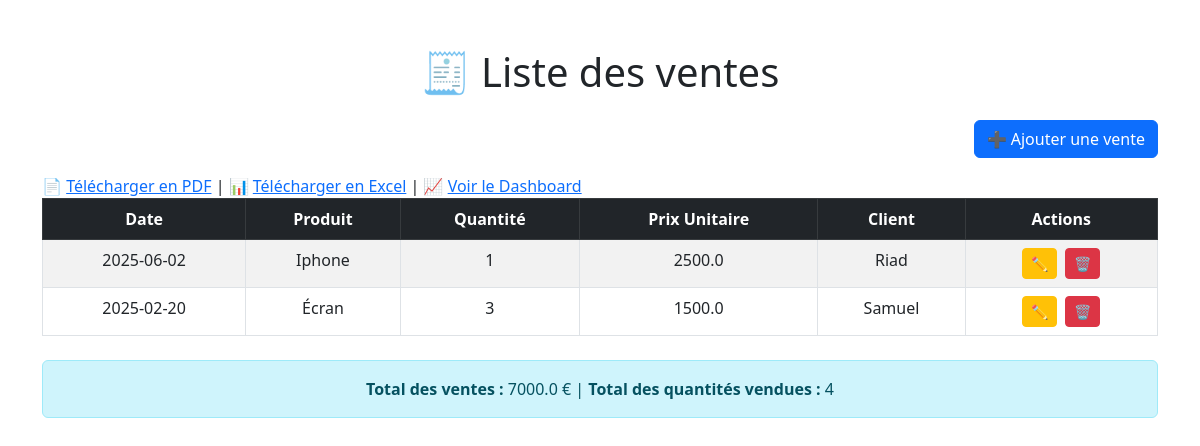
The app's page /, older data.
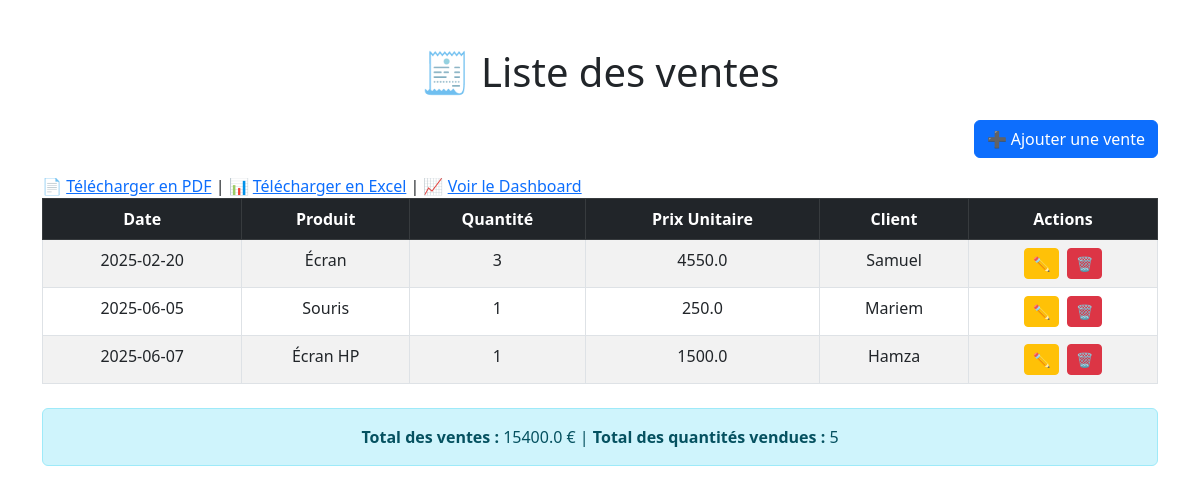
The same page, newer data.
### tables this page shows
CREATE TABLE ventes (
    id INTEGER PRIMARY KEY AUTOINCREMENT,
    date TEXT,
    produit TEXT,
    quantite INTEGER,
    prix_unitaire REAL,
    client TEXT
);

### app.py (the view)
@app.route('/')
def index():
    ventes = get_all_ventes()
    total_ventes, total_quantite = get_totaux()
    return render_template('index.html', ventes=ventes, total_ventes=total_ventes, total_quantite=total_quantite)

### app.py (called while the page is built)
def get_all_ventes():
    conn = sqlite3.connect("db/ventes.db")
    conn.row_factory = sqlite3.Row #Accéder aux colonnes
    cursor = conn.cursor()
    cursor.execute("SELECT * FROM ventes")
    ventes = cursor.fetchall()
    conn.close()
    return ventes

def get_totaux():
    conn = sqlite3.connect("db/ventes.db")
    cursor = conn.cursor()
    cursor.execute("SELECT SUM(quantite * prix_unitaire) FROM ventes")
    total_ventes = cursor.fetchone()[0] or 0
    cursor.execute("SELECT SUM(quantite) FROM ventes")
    total_quantite = cursor.fetchone()[0] or 0
    conn.close()
    return total_ventes, total_quantite

### templates/index.html (shortened to what this page needs)
<!DOCTYPE html>
<html lang="fr">
<head>
    <link href="https://cdn.jsdelivr.net/npm/bootstrap@5.3.0/dist/css/bootstrap.min.css" rel="stylesheet">
</head>
<body>
    <div class="container mt-5">
        <h1 class="mb-4 text-center">🧾 Liste des ventes</h1>
        <div class="mb-3 text-end">
            <a href="{{ url_for('ajouter') }}" class="btn btn-primary">
                ➕ Ajouter une vente
            </a>
        </div>
        <div class="mt-3">
            📄 <a href="{{ url_for('generer_pdf') }}">Télécharger en PDF</a> |
            📊 <a href="{{ url_for('generer_excel') }}">Télécharger en Excel</a> |
            📈 <a href="{{ url_for('dashboard') }}">Voir le Dashboard</a>
        </div>
        <table class="table table-bordered table-striped table-hover">
            <thead class="table-dark text-center">
                <tr>
                    <th>Date</th>
                    <th>Produit</th>
                    <th>Quantité</th>
                    <th>Prix Unitaire</th>
                    <th>Client</th>
                    <th>Actions</th>
                </tr>
            </thead>
            <tbody class="text-center">
                {% for vente in ventes %}
                <tr>
                    <td>{{ vente.date }}</td>
                    <td>{{ vente.produit }}</td>
                    <td>{{ vente.quantite }}</td>
                    <td>{{ vente.prix_unitaire }}</td>
                    <td>{{ vente.client }}</td>
                    <td>
                        <a href="{{ url_for('modifier', id=vente.id) }}" class="btn btn-sm btn-warning me-1">✏️</a>
                        <a href="{{ url_for('supprimer', id=vente.id) }}" class="btn btn-sm btn-danger"
                           onclick="return confirm('Confirmer la suppression ?');">🗑️</a>
                    </td>
                </tr>
                {% endfor %}
            </tbody>
        </table>
        <div class="alert alert-info mt-4 text-center">
            <strong>Total des ventes :</strong> {{ total_ventes }} € |
            <strong>Total des quantités vendues :</strong> {{ total_quantite }}
        </div>
    </div>
</body>
</html>

Row changes from the older to the newer data that the page shows:
removed ventes: date "2025-06-02", produit "Iphone", quantite "1", prix_unitaire "2500.0", client "Riad"
changed ventes "Écran": prix_unitaire "1500.0" → "4550.0"
added ventes: date "2025-06-05", produit "Souris", quantite "1", prix_unitaire "250.0", client "Mariem"
added ventes: date "2025-06-07", produit "Écran HP", quantite "1", prix_unitaire "1500.0", client "Hamza"
Text that changed along with them:
{{ total_ventes }}: "7000.0" → "15400.0"
{{ total_quantite }}: "4" → "5"
